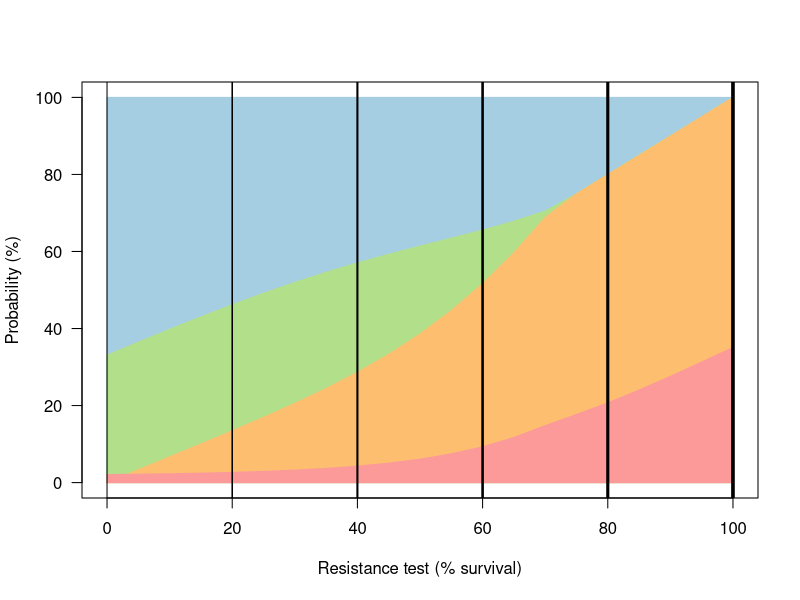

The R source for this figure:
#Final erg parameters

rm(list = ls())
require(lme4)
require(RColorBrewer)
require(scales)

is.pbo = 0 #says whether pbo net (0 = standard, 1= PBO, 2= G2 interceptor)
species = 1 #1 = gambiae ss, 2=arabiensis , 3=funestus
metric = 1 #1 = best guess, 2= lower 95% confidence interval 3 upper

#Assay to hut mortality conversion		
alpha1=	array(c(rep(0.63445,3),rep(0.012,3),rep(1.294,3)),c(3,3))
alpha2=	array(c(rep(3.997,3),rep(3.171,3),rep(5.119,3)),c(3,3))

#Benefit of PBO in assay		
beta1=	array(c(rep(3.407,2),2.527,rep(2.666,2),1.528,rep(4.331,2),3.547),c(3,3))
beta2=	array(c(rep(5.88,2),0.891,rep(4.754,2),(0.128),rep(6.956,2),1.882),c(3,3))
beta3=	array(c(rep(0.783,2),0,rep(0.543,2),0,rep(1.038,2),0),c(3,3))

#Deterency from mortality		
delta1=	array(c(rep(0.071,3),rep(0.17,3),rep(0.255,3)),c(3,3))
delta2=	array(c(rep(1.257,3),rep(0.627,3),rep(2.073,3)),c(3,3))
delta3=	array(c(rep(-1.517,3),rep(4.03,3),rep(0.646,3)),c(3,3))

#Success from mortality		
theta1=	array(c(rep(0.025,3),rep(0.007,3),rep(0.034,3)),c(3,3))
theta2=	array(c(rep(3.317,3),rep(2.919,3),rep(4.899,3)),c(3,3))

#Decay in insecticide non-PBO net		
mup=	array(c(rep(-2.36,3),rep(2.948,3),rep(1.821,3)),c(3,3))
rhop=	array(c(rep(-3.05,3),rep(3.762,3),rep(2.322,3)),c(3,3))


kp0=0.699
net_halflife=2.64

surv_bioassay=seq(0,1,0.05)		#measure of resistance 0=no resistance 1=100% survival in discriminating dose bioassay}

pbo_benefit_a<-beta1[species,metric]+beta2[species,metric]*((1-surv_bioassay)-0.5)/(1+beta3[species,metric]*((1-surv_bioassay)-0.5))   
pbo_benefit<-exp(pbo_benefit_a)/(1+exp(pbo_benefit_a))

#Benefit of PBO in assay		
#Using log binomial fit
g2_benefit = 1 / (1 + exp(-1.19 * (1 / (1 + exp(0.63 + 4*(surv_bioassay-0.5)))) - 0.45 ))

#g2_benefit_a<-g2beta1+g2beta2*((1-surv_bioassay)-0.5)/(1+g2beta3*((1-surv_bioassay)-0.5))   
#g2_benefit<-exp(g2_benefit_a)/(1+exp(g2_benefit_a))


mort_assay=if(is.pbo==0) 1-surv_bioassay else if(is.pbo==1) pbo_benefit else g2_benefit
mort_hut_a = alpha1[species,metric] + alpha2[species,metric]*(mort_assay-0.5)			              	#relationship mortality in bioassay -> hut trial, logit scale}
mort_hut   = exp(mort_hut_a)/(1+exp(mort_hut_a))

det_hut_a = delta1[species,metric]+delta2[species,metric]*(mort_hut-0.5)+delta3[species,metric]*(mort_hut-0.5)^2	#relationship hut trial mortality -> deterrence}
det_hut   = ifelse(det_hut_a<0,0,det_hut_a)			                  #censored to stop becoming negative}
suc_hut   = theta1[species,metric] *exp(theta2[species,metric] *(1-mort_hut))				              #relationship hut trial mortality -> success}
rep_hut   = 1-suc_hut-mort_hut

n1n0 = 1-det_hut
kp1  = n1n0*suc_hut
jp1  = n1n0*rep_hut+(1-n1n0)
lp1  = n1n0*mort_hut

r_ITN0  = (1-kp1/kp0)*(jp1/(lp1+jp1))		          	#probability of dying with an encounter with ITN (max)}
d_ITN0  = (1-kp1/kp0)*(lp1/(lp1+jp1))		          	#probability of repeating behaviour (max)}
s_ITN0  = 1-d_ITN0-r_ITN0   

r_ITN0[14];d_ITN0[14];s_ITN0[14]
#max tail to variable notation indicates maximum net efficacy (no resistance)
#min tail to variable notation indicates mainimum net efficacy (100% resistance)

mort_max_a = alpha1[species,metric] + alpha2[species,metric]*(1-0.5)				          #maximum mortality seen in huts, used to adjust}
mort_max   = exp(mort_max_a)/(1+exp(mort_max_a))

mort_min_a = alpha1[species,metric] + alpha2[species,metric]*(0-0.5)				          #maximum mortality seen in huts, used to adjust}
mort_min   = exp(mort_min_a)/(1+exp(mort_min_a))

det_max_a = delta1[species,metric]+delta2[species,metric]*(mort_max-0.5)+delta3[species,metric]*(mort_max-0.5)^2	#relationship hut trial mortality -> deterrence}
det_max   = ifelse(det_max_a<0,0,det_max_a)			                  #censored to stop becoming negative}
suc_max   = theta1[species,metric] *exp(theta2[species,metric] *(1-mort_max))				              #relationship hut trial mortality -> success}
rep_max   = 1-suc_max-mort_max

n1n0_max = 1-det_max
kp1_max  = n1n0_max*suc_max
jp1_max  = n1n0_max*rep_max+(1-n1n0_max)
lp1_max  = n1n0_max*mort_max

r_ITN0_max  = (1-kp1_max/kp0)*(jp1_max/(lp1_max+jp1_max))		          	#probability of dying with an encounter with ITN (max)}
d_ITN0_max  = (1-kp1_max/kp0)*(lp1_max/(lp1_max+jp1_max))		          	#probability of repeating behaviour (max)}
s_ITN0_max  = 1-d_ITN0_max-r_ITN0_max


det_min_a = delta1[species,metric]+delta2[species,metric]*(mort_min-0.5)+delta3[species,metric]*(mort_min-0.5)^2	#relationship hut trial mortality -> deterrence}
det_min   = ifelse(det_min_a<0,0,det_min_a)			                  #censored to stop becoming negative}
suc_min   = theta1[species,metric] *exp(theta2[species,metric] *(1-mort_min))				              #relationship hut trial mortality -> success}
rep_min   = 1-suc_min-mort_min

n1n0_min= 1-det_min
kp1_min  = n1n0_min*suc_min
jp1_min  = n1n0_min*rep_min+(1-n1n0_min)
lp1_min  = n1n0_min*mort_min

r_ITN0_min  = (1-kp1_min/kp0)*(jp1_min/(lp1_min+jp1_min))		          	#probability of dying with an encounter with ITN (max)}
d_ITN0_min  = (1-kp1_min/kp0)*(lp1_min/(lp1_min+jp1_min))		          	#probability of repeating behaviour (max)}
s_ITN0_min  = 1-d_ITN0_min-r_ITN0_min



#{halflife}
my_max_washes_a = mup[species,metric] +rhop[species,metric]*(mort_max-0.5)		
my_max_washes   = log(2)/(exp(my_max_washes_a)/(1+exp(my_max_washes_a)))

wash_decay_rate_a = mup[species,metric] +rhop[species,metric]*(mort_hut-0.5)
wash_decay_rate   = log(2)/(exp(wash_decay_rate_a)/(1+exp(wash_decay_rate_a)))
itn_half_life     = wash_decay_rate/my_max_washes*net_halflife

r_ITN0;d_ITN0;s_ITN0

itn_half_life[14]
## adjusted to match Griffin et al 2015 Natt Comms
Griff_d_ITN0<-0.51
Griff_r_ITN0<-0.31  ###THINK THIS NEEDS TO BE CHECKED
Griff_s_ITN0<-1-Griff_d_ITN0-Griff_r_ITN0


##ERG parameterisations
##mortality parameters modified to match Jamies paper 
##success paramater scaled to start at jamies paper values and go to elife parameters
ERG_d_ITN0 <- d_ITN0/d_ITN0_max*Griff_d_ITN0
ERG_s_ITN0 <- (Griff_s_ITN0)+(s_ITN0-s_ITN0_max)/(s_ITN0_min-s_ITN0_max)*(s_ITN0_min-Griff_s_ITN0)
ERG_r_ITN0 <- 1-ERG_d_ITN0-ERG_s_ITN0

ERG_d_ITN0[1]
ERG_r_ITN0[1]
ERG_s_ITN0[1]
itn_half_life[1]
ERG_d_ITN0[11]
ERG_r_ITN0[11]
ERG_s_ITN0[11]
itn_half_life[11]
ERG_d_ITN0[21]
ERG_r_ITN0[21]
ERG_s_ITN0[21]
itn_half_life[21]
##check with plots in the style of elife paper

my.cols<-c(brewer.pal(12, "Paired"),"white",brewer.pal(8, "Dark2"))

my.success.inside.a<-suc_hut*100
my.det.a<-det_hut*100
my.det.trunc.a<-ifelse(my.det.a<0,0,my.det.a)
my.success.a<-my.success.inside.a*(1-my.det.trunc.a/100)

my.death<-mort_assay*100*(1-my.det.trunc.a/100)
my.success.kill<-100-my.death

a.det<-my.det.trunc.a
my.kill.det<-100-my.death-a.det

my.x100<-(1-surv_bioassay)*100

plot(mort_assay,my.success.kill,type="n",
     xlim=c(0,100),ylim=c(0,100),las=1,xlab="Resistance test (% survival)",ylab="Probability (%)")
polygon(c(my.x100,rev(my.x100)),c(rep(0,length(my.x100)),rep(100,length(my.x100))),col=my.cols[1],border=my.cols[1])
polygon(c(my.x100,rev(my.x100)),c(rep(0,length(my.x100)),my.success.kill),col=my.cols[3],border=my.cols[3])
polygon(c(my.x100,rev(my.x100)),c(rep(0,length(my.x100)),my.kill.det),col=my.cols[7],border=my.cols[7])
polygon(c(my.x100,rev(my.x100)),c(rep(0,length(my.x100)),my.success.a),col=my.cols[5],border=my.cols[5])

#text(30,80,"Killed",col=my.cols[2])
#text(30,40,"Deterred",col=my.cols[4])
#text(80,40,"Exited",col=my.cols[8])
#text(80,15,"Blood fed",col=my.cols[6])
abline(v=0,lwd=1)
abline(v=20,lwd=1.5)
abline(v=40,lwd=2)
abline(v=60,lwd=2.5)
abline(v=80,lwd=3)
abline(v=100,lwd=3.5)